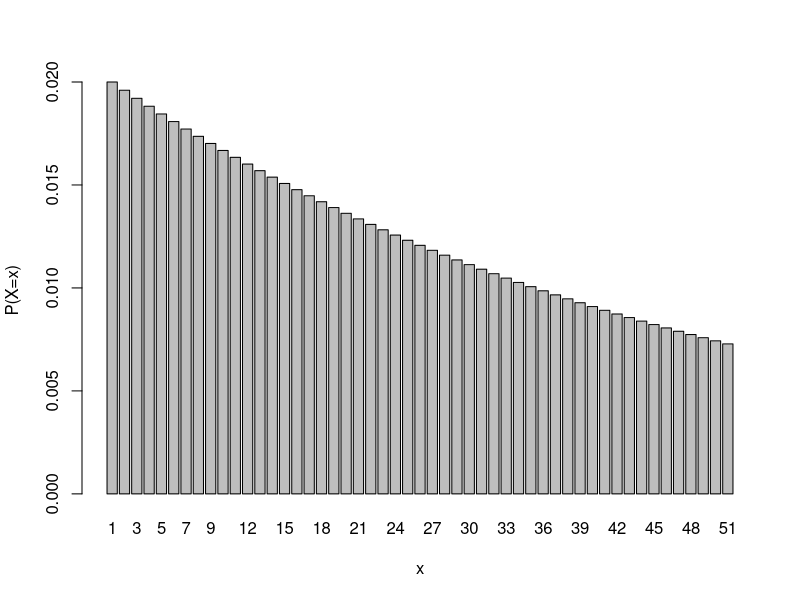

The R script that drew this image:
#page no: 211-212
library(ggplot2)
p=0.02
x=7
P_7=((1-p)^(x-1))*p
print(paste("a. P(x=7)= ",round(P_7,4)))
m=1/p
print(paste("mean for random variable as failures till first success=",round(m,4)))
pp<-0
for(i in 1:51)
{
  pp[i]=((1-p)^(i-1))*p
}
variance=(1/p)*((1/p)-1)
sd=sqrt(variance)
print(paste("the variance=",variance))
print(paste("the sd=",round(sd,1)))
x1=seq(1,51,by=1)
barplot(pp,names.arg=x1,xlab="x",ylab="P(X=x)")
